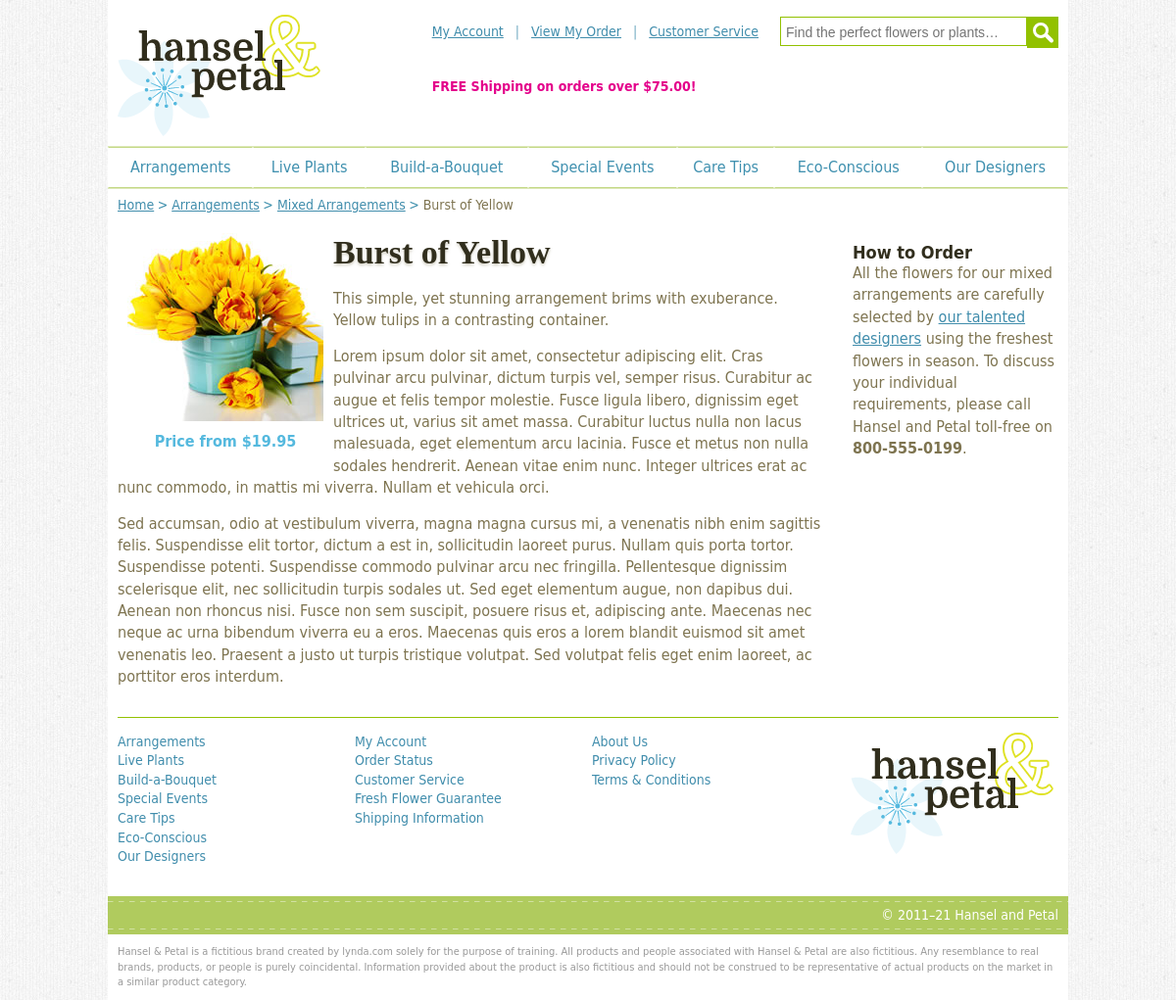
Page /Eksamen/V31-M3-2020/MedPHP/mixed/details.php?id=1 on the committed database.
### tables this page shows
CREATE TABLE `arrangements` (
  `id` smallint(5) UNSIGNED NOT NULL,
  `image` varchar(50) NOT NULL,
  `alt` varchar(60) NOT NULL,
  `title` varchar(100) NOT NULL,
  `price` decimal(5,2) NOT NULL,
  `description` text NOT NULL
);

### Eksamen/V31-M3-2020/MedPHP/mixed/details.php (the view, shortened to what this page needs)
<?php
$message = '';
$db = new MySQLi('localhost', 'phpwebdes', 'lynda', 'hanselandpetal');
if ($db->connect_error) {
	$message = $db->connect_error;
} else {
	$sql = 'SELECT * FROM arrangements WHERE id=' . $db->real_escape_string($_GET['id']);
	$result = $db->query($sql);
	if ($db->error) {
		$message = $db->error;
	} else {
		$row = $result->fetch_assoc();
	}
}
?>
<!DOCTYPE html>
<html lang="en">
<head>
<link href="../styles/handp.css" rel="stylesheet" type="text/css">
</head>
<body>
<div id="site">
<?php require '../includes/pagetop.php'; ?>
    <div id="content">
        <div id="breadcrumbs" class="reset menu">
            <ul>
                <li><a href="../index.php">Home</a></li>
                <li><a href="../arrangements.php">Arrangements</a></li>
                <li><a href="mixed.php">Mixed Arrangements</a></li>
                <li><?php if (isset($row['title'])) {
				echo $row['title'];
				} ?></li>
            </ul>
        </div>
        <div id="col_1" role="main">
        <?php if ($message) { ?>
        <h1 class="inline_block">Oops! There seems to be a problem.</h1>
        <p>That arrangement doesn't seem to exist.</p>
		<?php } else { ?>
            <h1 class="inline_block"><?php echo $row['title']; ?></h1>
            <p class="figure"><img src="../images/<?php echo $row['image']; ?>" alt="<?php echo $row['alt']; ?>" width="200" height="200">Price from $<?php echo $row['price']; ?></p>
            <?php echo $row['description']; ?>
        </div>
        <div id="col_2">
        <h3>How to Order</h3>
        <p>All the flowers for our mixed arrangements are carefully selected by <a href="../designers.php">our talented designers</a> using the freshest flowers in season. To discuss your individual requirements, please call Hansel and Petal toll-free on <b>800-555-0199</b>.</p>
        </div>
        <?php } ?>
    </div>
<?php include '../includes/footer.php'; ?>
</div>
</body>
</html>

### Eksamen/V31-M3-2020/MedPHP/styles/handp.css (style rules this page uses)
.clearfix:after, .cols:after, #header:after, #header .inner:after, #content:after, #nav_main ul ul:after, .order_summary li:after, #bab:after, .bab_item:after, #totals:after { clear: both; content: '.'; display: block; height: 0; visibility: hidden; }
html, body, div, span, h1, h2, h3, h4, h5, h6, p, blockquote, a, em, img, strong, ol, ul, li, fieldset, form, label, legend, table, caption, tbody, tfoot, thead, tr, th, td { border: 0; margin: 0; padding: 0; }
blockquote, .cell, .centre_object, cite, .cols, .content_area, dl, fieldset, .grid, hr, iframe, ol, p, .std_margin, table, ul, .rc { margin-bottom: 14px; }
.inline_block { display: inline-block !important; }
img { -moz-force-broken-image-icon: 1; height: auto; -ms-interpolation-mode: bicubic; max-width: 100%; vertical-align: bottom; }
body { background: #fff url(../images/html.jpg) repeat; color: #1E1E1E; font-family: "Gill Sans", "Gill Sans MT", "Myriad Pro", "DejaVu Sans Condensed", Helvetica, Arial, sans-serif; line-height: 1.4; min-height: 100%; }
h1, h2, h3, h4, .h1, .h2, .h3, .h4 { color: #312e1d; font-weight: bold; line-height: normal; }
h1, h2, .h1, .h2 { font-family: Baskerville, "Palatino Linotype", Palatino, "Century Schoolbook L", "Times New Roman", serif; font-size: 34px; text-shadow: 0 2px 3px rgba(126,117,80,.35); }
h1, .h1 { margin: 19px 0 17px; }
h3, .h3 { font-size: 18px; }
ol, ul { list-style: none; margin-left: 40px; }
#site { background: #fff; color: #7e7450; margin: 0 auto; padding: 10px; width: 960px; }
#content { font-size: 16px; line-height: 1.4; padding: 7px 0 15px; }
#col_1 { float: left; width: 720px; }
#col_2 { float: right; margin-top: 27px; width: 210px; }
#breadcrumbs { font-size: 14px; }
#breadcrumbs li { display: inline-block; position: relative; padding-right: 14px; }
#breadcrumbs li:last-child { padding-right: 0; }
#breadcrumbs li:after { color: #3f90ad; content: '>'; position: absolute; right: 0px; top: 0; }
#breadcrumbs li:last-child:after { display: none; }
#breadcrumbs a { text-decoration: underline; }
.figure { width: 220px; float: left; font-weight: bold; color: #55B9DE; text-align: center; }
.figure img { padding: 10px; }

### rows in the picture
arrangements: title "Burst of Yellow", image (picture), price "19.95", description "This simple, yet stunning arrangement brims with exuberance. Yellow tulips in a contrasting container. Lorem ipsum dolor sit amet, consectetur adipiscing elit. Cras pulvinar arcu pulvinar, dictum turpis vel, semper risus. Curabitur ac augue et felis tempor molestie. Fusce ligula libero, dignissim eget ultrices ut, varius sit amet massa. Curabitur luctus nulla non lacus malesuada, eget elementum arcu lacinia. Fusce et metus non nulla sodales hendrerit. Aenean vitae enim nunc. Integer ultrices erat ac nunc commodo, in mattis mi viverra. Nullam et vehicula orci. Sed accumsan, odio at vestibulum viverra, magna magna cursus mi, a venenatis nibh enim sagittis felis. Suspendisse elit tortor,…"

### other values in the picture
$copyright "2011–21"
